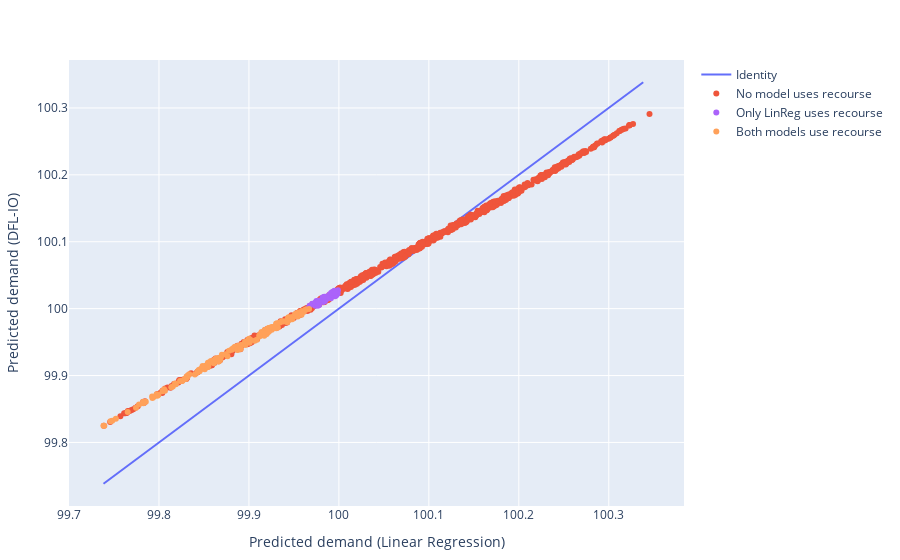

The notebook cell this image was saved under:
### Code cell
function categorise_compared_recourse(recourse_flow_io, recourse_flow_linreg)
    if recourse_flow_io .> 0 && recourse_flow_linreg .> 0
        return "both"
    elseif recourse_flow_io .> 0
        return "io"
    elseif recourse_flow_linreg > 0
        return "linreg"
    end
    
    return "none"
end

function plot_prediction_comparison(pred_compared, n_points, dataset)
    filtered = @chain pred_compared begin
        @subset(:n_points .== "$n_points")
        @subset(:dataset .== dataset)
        @transform(@byrow :recourse_use = categorise_compared_recourse(:recourse_io, :recourse_linreg))
    end

    mn, mx = extrema(vcat(filtered.pred_io, filtered.pred_linreg))
    t = mn:0.01:mx

    return plot(
        [
            scatter(x=t, y=t, mode="lines", name="Identity"),
            scatter(filtered[filtered.recourse_use .== "none", :], x=:pred_linreg, y=:pred_io, mode="markers", name="No model uses recourse"),
            scatter(filtered[filtered.recourse_use .== "io", :], x=:pred_linreg, y=:pred_io, mode="markers", name="Only DFL-IO uses recourse"),
            scatter(filtered[filtered.recourse_use .== "linreg", :], x=:pred_linreg, y=:pred_io, mode="markers", name="Only LinReg uses recourse"),
            scatter(filtered[filtered.recourse_use .== "both", :], x=:pred_linreg, y=:pred_io, mode="markers", name="Both models use recourse")
        ],
        Layout(
            xaxis_title="Predicted demand (Linear Regression)",
            yaxis_title="Predicted demand (DFL-IO)"
        )
    )
end

plot_prediction_comparison(pred_compared, 100, "close")

### Figure 1 — Plotly figure (JSON) as saved in the notebook; plotly's stock layout.template omitted (floating-point values rounded to 4 significant figures; data arrays with more than 128 entries replaced by an {"elided": "..."} marker saying what was removed)
{"data": [{"mode": "lines", "name": "Identity", "type": "scatter", "x": [99.74, 99.75, 99.76, 99.77, 99.78, 99.79, 99.8, 99.81, 99.82, 99.83, 99.84, 99.85, 99.86, 99.87, 99.88, 99.89, 99.9, 99.91, 99.92, 99.93, 99.94, 99.95, 99.96, 99.97, 99.98, 99.99, 100.0, 100.0, 100.0, 100.0, 100.0, 100.0, 100.1, 100.1, 100.1, 100.1, 100.1, 100.1, 100.1, 100.1, 100.1, 100.1, 100.2, 100.2, 100.2, 100.2, 100.2, 100.2, 100.2, 100.2, 100.2, 100.2, 100.3, 100.3, 100.3, 100.3, 100.3, 100.3, 100.3, 100.3, 100.3], "y": [99.74, 99.75, 99.76, 99.77, 99.78, 99.79, 99.8, 99.81, 99.82, 99.83, 99.84, 99.85, 99.86, 99.87, 99.88, 99.89, 99.9, 99.91, 99.92, 99.93, 99.94, 99.95, 99.96, 99.97, 99.98, 99.99, 100.0, 100.0, 100.0, 100.0, 100.0, 100.0, 100.1, 100.1, 100.1, 100.1, 100.1, 100.1, 100.1, 100.1, 100.1, 100.1, 100.2, 100.2, 100.2, 100.2, 100.2, 100.2, 100.2, 100.2, 100.2, 100.2, 100.3, 100.3, 100.3, 100.3, 100.3, 100.3, 100.3, 100.3, 100.3]}, {"mode": "markers", "name": "No model uses recourse", "type": "scatter", "x": {"elided": "710 float values"}, "y": {"elided": "710 float values"}}, {"mode": "markers", "name": "Only DFL-IO uses recourse", "type": "scatter", "x": [], "y": []}, {"mode": "markers", "name": "Only LinReg uses recourse", "type": "scatter", "x": [99.97, 99.97, 100.0, 99.97, 99.99, 99.98, 99.97, 99.98, 99.99, 99.98, 99.99, 99.98, 99.98, 99.99, 100.0, 100.0, 99.97, 99.98, 99.98, 99.99, 99.99, 100.0, 99.99, 99.99, 99.99, 99.98, 100.0, 99.99, 99.99, 100.0, 99.98, 99.98, 99.98, 100.0, 99.97], "y": [100.0, 100.0, 100.0, 100.0, 100.0, 100.0, 100.0, 100.0, 100.0, 100.0, 100.0, 100.0, 100.0, 100.0, 100.0, 100.0, 100.0, 100.0, 100.0, 100.0, 100.0, 100.0, 100.0, 100.0, 100.0, 100.0, 100.0, 100.0, 100.0, 100.0, 100.0, 100.0, 100.0, 100.0, 100.0]}, {"mode": "markers", "name": "Both models use recourse", "type": "scatter", "x": {"elided": "155 float values"}, "y": {"elided": "155 float values"}}], "layout": {"margin": {"b": 50, "l": 50, "r": 50, "t": 60}, "xaxis": {"title": {"text": "Predicted demand (Linear Regression)"}}, "yaxis": {"title": {"text": "Predicted demand (DFL-IO)"}}}}
